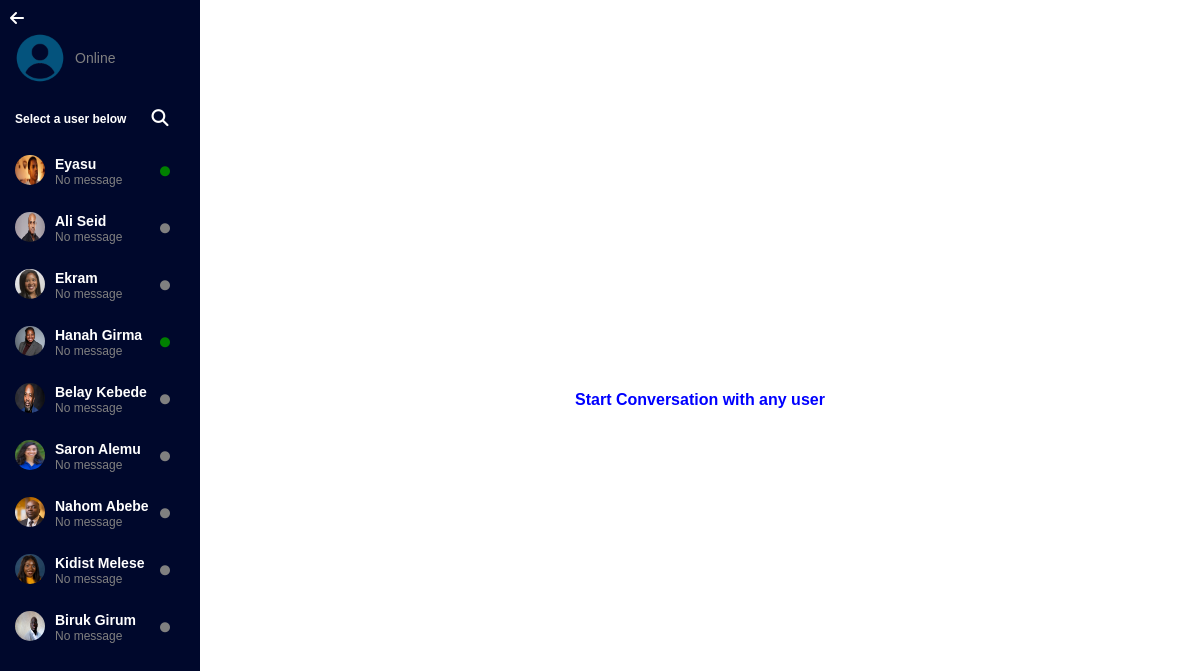
Page /html/view_page/chat_page.php on the committed database.
### tables this page shows
CREATE TABLE `user_table` (
  `user_id` int(10) NOT NULL,
  `user_image` varchar(100) NOT NULL,
  `first_name` varchar(100) NOT NULL,
  `last_name` varchar(100) NOT NULL,
  `user_name` varchar(100) NOT NULL,
  `user_email` varchar(100) NOT NULL,
  `user_password` varchar(100) NOT NULL,
  `user_phone` int(10) NOT NULL,
  `user_address` varchar(100) NOT NULL,
  `user_national_id` int(20) NOT NULL,
  `user_chapa_api_key` varchar(100) NOT NULL,
  `user_online` tinyint(1) NOT NULL,
  `house_sold` int(10) NOT NULL,
  `house_rented` int(10) NOT NULL,
  `house_bought` int(10) NOT NULL,
  `house_rented_from_others` int(10) NOT NULL,
  `total_sales` int(10) NOT NULL,
  `total_expense` int(10) NOT NULL,
  `user_report` int(10) NOT NULL,
  `date` date NOT NULL
);

### html/view_page/chat_page.php (the view, shortened to what this page needs)
<?php
    include ("../../php/connection.php");
?>
<!DOCTYPE html>
<html>
<head>
    <link rel="stylesheet" href="../../css/view_page/chat_page.css">
    <link rel="stylesheet" href="https://cdnjs.cloudflare.com/ajax/libs/font-awesome/6.5.2/css/all.min.css" />
</head>
<body>
    <a href="view_page.php?house_id=<?php echo $_SESSION['house_id']; ?>"><i class="fa-solid fa-arrow-left" style="position: absolute; top: 10px; left: 10px; color: white; z-index: 1;"></i></a>
    <header>
        <secttion class="users">
            <div class="top">
                <?php
                    $sql_1 = "SELECT * FROM user_table WHERE user_id='$from_user_id'";
                    $user_table = mysqli_query($connection, $sql_1);
                    $row_1 = mysqli_fetch_assoc($user_table);
                ?>
                <div class="content">
                <img src="../../z_databse_assets/<?php if($row_1['user_image']){ echo $row_1['user_image']; }else{ echo "user_profile_icon.png"; }?>" width="50" height="50">
                    <div class="details">
                        <p>Online</p>
                    </div>
                </div>
            </div>
            <div class="search">
                <span class="text">Select a user below</span>
                <button> <i class="fa-solid fa-search"></i> </button>
            </div>
            <div class="users_list">
                <?php
                    $sql_2 = "SELECT * FROM user_table";
                    $user_table_2 = mysqli_query($connection, $sql_2);
                    if(mysqli_num_rows($user_table_2) > 0){
                        while($row_2 = mysqli_fetch_assoc($user_table_2)){
                            $receiver_id = $row_2['user_id'];
                            $sql_last_msg = "SELECT * FROM chat_table WHERE from_user_id='$from_user_id' AND to_user_id='$receiver_id' OR from_user_id='$receiver_id' AND to_user_id='$from_user_id' ORDER BY id DESC";
                            $last_msg = mysqli_query($connection, $sql_last_msg);
                            $row_last_msg = mysqli_fetch_assoc($last_msg);
                ?>
                <a href="chat_page.php?to_user_id=<?php echo $row_2['user_id'] ?>" id="users">
                    <div class="content">
                    <img src="../../z_databse_assets/<?php if($row_2['user_image']){ echo $row_2['user_image']; }else{ echo "user_profile_icon.png"; }?>" width="30" height="30">
                        <div class="details">
                            <span><?php echo $row_2['user_name'] ?></span>
                            <?php
                                if(mysqli_num_rows($last_msg) > 0){ ?>
                                    <p> <?php if(!empty($row_last_msg['message']) || $row_last_msg['message'] != ""){ echo $row_last_msg['message']; }else{ echo "No message yet"; } ?></p> <?php
                                }
                                else{ ?>
                                    <p>No message</p> <?php
                                }
                            ?>
                        </div>
                    </div>
                    <div class="status_dot" id="status_dot"><?php if($row_2['user_online'] == 1){  echo "<i class='fa-solid fa-circle'></i>"; }else{ echo "<i class='fa-solid fa-circle' style='color: gray;'></i>"; } ?></div>
                </a>
                <?php
                        }
                    }
                    else{ ?>
                        <div class="style">No users yet</div> <?php
                    }
                ?>
            </div>
        </secttion>
    </header>
    <main>
        <section class="chat_area">
            <?php
                if(isset($_GET['to_user_id'])){
                    $to_user_id = $_GET['to_user_id'];
            ?>
            <div class="top">
                <?php
                    $sql_3 = "SELECT * FROM user_table WHERE user_id = '$to_user_id'";
                    $user_table_3 = mysqli_query($connection, $sql_3);
                    $row_3 = mysqli_fetch_assoc($user_table_3);
                ?>
                <img src="../../z_databse_assets/<?php if($row_3['user_image']){ echo $row_3['user_image']; }else{ echo "user_profile_icon.png"; }?>" width="30" height="30">
                <div class="details">
                    <span><?php echo $row_3['user_name'] ?></span>
                    <p><?php if($row_3['user_online'] == 1){ echo "Online"; }else{ echo "Offline"; } ?></p>
                </div>
            </div>
            <div class="chat_box">
                <?php
                    $sql_4 = "SELECT * FROM chat_table";
                    $chat_table = mysqli_query($connection, $sql_4);
                    $sql_exists = "SELECT * FROM chat_table WHERE from_user_id='$from_user_id' AND to_user_id='$to_user_id' OR from_user_id='$to_user_id' AND to_user_id='$from_user_id'";
                    $chat_exists = mysqli_query($connection, $sql_exists);
                    if(mysqli_num_rows($chat_exists) > 0){
                        while($row_4 = mysqli_fetch_assoc($chat_table)){
                ?>
                <div class="chat outgoing">
                    <?php
                        if($row_4['from_user_id'] == $from_user_id && $row_4['to_user_id'] == $to_user_id){ ?>
                            <div class="details">
                                <p> <?php
                                    echo $row_4['message']; ?>
                                </p>
                            </div> <?php
                        }
                    ?>
                </div>
                <div class="chat incoming">
                    <?php
                        if($row_4['from_user_id'] == $to_user_id && $row_4['to_user_id'] == $from_user_id){ ?>
                            <img src="../../z_databse_assets/<?php if($row_3['user_image']){ echo $row_3['user_image']; }else{ echo "user_profile_icon.png"; }?>" width="30" height="30">
                            <div class="details">
                                <p> <?php
                                    echo $row_4['message']; ?>
                                </p>
                            </div> <?php
                        }
                    ?>
                </div>
                <?php
                        }
                    }
                    else{ ?>
                        <style>
                            .chat_box{
                                display: flex;
                                justify-content: center;
                                align-items: center;
                            }
                        </style>
                        <div class="style" style="color: blue; font-weight: 600;">Start Conversation with <?php echo $row_3['user_name'] ?></div><?php
                    }
                ?>
            </div>
            <form class="typing_area" action="../../php/view_page/chat_message_recording.php?to_user_id=<?php echo $to_user_id ?>" method="post">
                <input type="text" placeholder="Message..." name="message">
                <button type="submit" name="send"><i class="fa-solid fa-paper-plane"></i></button>
            </form>
            <?php
                }
                else{
                    ?>
                    <div class="style_2">Start Conversation with any user</div><?php
                }
            ?>
        </section>
    </main>
</body>
</html>

### css/view_page/chat_page.css (style rules this page uses)
* { font-family: Arial; margin: 0; padding: 0; text-decoration: none; }
header { position: fixed; width: 170px; height: 100vh; background: #00082c; padding: 15px; overflow: hidden; }
.users { padding: 25px 30px; }
.users .top { display: flex; align-items: center; justify-content: space-between; }
.users .top .content { display: flex; align-items: center; }
.users .top .content img { border-radius: 1000px; margin-right: 10px; }
.users .top .content .details p { color: gray; font-size: 14px; }
.users .search { position: relative; display: flex; align-items: center; justify-content: space-between; margin: 20px 0; }
.users .search .text { color: white; font-size: 12px; font-weight: 600; }
.users .search button { cursor: pointer; color: white; font-size: 17px; border: none; border-radius: 0 5px 5px 0; width: 50px; height: 32px; background: transparent; transition: 1s }
.users_list { position: relative; width: 100%; height: 495px; overflow-y: scroll; ms-overflow-style: none; scrollbar-width: none; }
.users_list a { display: flex; align-items: center; justify-content: space-between; margin-bottom: 25px; padding-right: 15px; }
.users_list a .content { display: flex; }
.users_list a .content img { border-radius: 1000px; margin-right: 10px; }
.users_list a .content .details span { color: white; font-size: 14px; font-weight: 600; }
.users_list a .content .details p { color: gray; font-size: 12px; }
.users_list a .status_dot { color: green; font-size: 10px; }
main { height: 100vh; margin-left: 200px; }

### html/view_page/chat_page.php (style rules this page uses)
.chat_area { display: flex; justify-content: center; align-items: center; height: 100vh; }
.style_2 { color: blue; font-weight: 800; }

### rows in the picture
user_table: user_image (picture), user_name "Eyasu", user_online 1 (drawn)
user_table: user_image (picture), user_name "Ali Seid", user_online 0 (drawn)
user_table: user_image (picture), user_name "Ekram", user_online 0 (drawn)
user_table: user_image (picture), user_name "Hanah Girma", user_online 1 (drawn)
user_table: user_image (picture), user_name "Belay Kebede", user_online 0 (drawn)
user_table: user_image (picture), user_name "Saron Alemu", user_online 0 (drawn)
user_table: user_image (picture), user_name "Nahom Abebe", user_online 0 (drawn)
user_table: user_image (picture), user_name "Kidist Melese", user_online 0 (drawn)
user_table: user_image (picture), user_name "Biruk Girum", user_online 0 (drawn)
